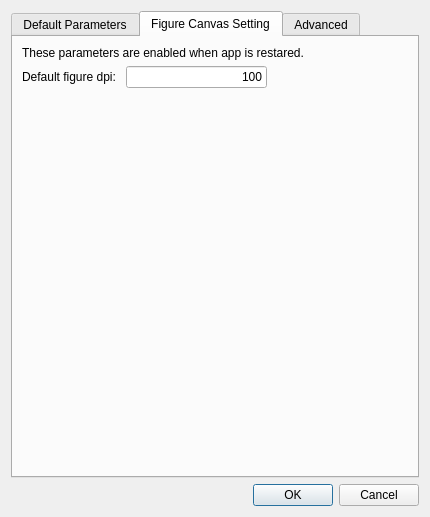
<?xml version="1.0" encoding="UTF-8"?>
<!--
FSECplotter2 - The interactive plotting application for FSEC.

Copyright 2015-2016, TaizoAyase, tikuta, biochem-fan

This file is part of FSECplotter2.

FSECplotter2 is free software: you can redistribute it and/or modify
it under the terms of the GNU General Public License as published by
the Free Software Foundation, either version 2 of the License, or
(at your option) any later version.

This program is distributed in the hope that it will be useful,
but WITHOUT ANY WARRANTY; without even the implied warranty of
MERCHANTABILITY or FITNESS FOR A PARTICULAR PURPOSE.  See the
GNU General Public License for more details.

You should have received a copy of the GNU General Public License
along with this program.  If not, see <http://www.gnu.org/licenses/>.
-->
<ui version="4.0">
 <class>PreferenceDialog</class>
 <widget class="QDialog" name="PreferenceDialog">
  <property name="geometry">
   <rect>
    <x>0</x>
    <y>0</y>
    <width>430</width>
    <height>517</height>
   </rect>
  </property>
  <property name="windowTitle">
   <string>Preferences</string>
  </property>
  <layout class="QVBoxLayout" name="verticalLayout_6">
   <item>
    <widget class="QTabWidget" name="tabWidget">
     <property name="currentIndex">
      <number>1</number>
     </property>
     <widget class="QWidget" name="default_tab">
      <attribute name="title">
       <string>Default Parameters</string>
      </attribute>
      <layout class="QVBoxLayout" name="verticalLayout_5">
       <item>
        <widget class="QGroupBox" name="detector_channel_group">
         <property name="title">
          <string>Detector / Channel parameters</string>
         </property>
         <layout class="QVBoxLayout" name="verticalLayout">
          <item>
           <layout class="QHBoxLayout" name="horizontalLayout">
            <item>
             <widget class="QLabel" name="label">
              <property name="text">
               <string>Default Detector:</string>
              </property>
              <property name="buddy">
               <cstring>detector_comboBox</cstring>
              </property>
             </widget>
            </item>
            <item>
             <widget class="QComboBox" name="detector_comboBox">
              <property name="currentText">
               <string notr="true">B</string>
              </property>
              <property name="currentIndex">
               <number>1</number>
              </property>
              <item>
               <property name="text">
                <string notr="true">A</string>
               </property>
              </item>
              <item>
               <property name="text">
                <string notr="true">B</string>
               </property>
              </item>
             </widget>
            </item>
           </layout>
          </item>
          <item>
           <layout class="QHBoxLayout" name="horizontalLayout_2">
            <item>
             <widget class="QLabel" name="label_2">
              <property name="text">
               <string>Default Channel:</string>
              </property>
              <property name="buddy">
               <cstring>channel_spinBox</cstring>
              </property>
             </widget>
            </item>
            <item>
             <widget class="QSpinBox" name="channel_spinBox">
              <property name="maximum">
               <number>10</number>
              </property>
              <property name="value">
               <number>1</number>
              </property>
             </widget>
            </item>
           </layout>
          </item>
         </layout>
        </widget>
       </item>
       <item>
        <widget class="QGroupBox" name="flowrate_group">
         <property name="title">
          <string>Flow rate</string>
         </property>
         <layout class="QVBoxLayout" name="verticalLayout_4">
          <item>
           <widget class="QLabel" name="label_6">
            <property name="text">
             <string>Default value when failed to get flow rate from logfile.</string>
            </property>
           </widget>
          </item>
          <item>
           <layout class="QHBoxLayout" name="horizontalLayout_5">
            <item>
             <widget class="QLabel" name="label_7">
              <property name="text">
               <string>Default flow rate:</string>
              </property>
              <property name="buddy">
               <cstring>flowrate_spinBox</cstring>
              </property>
             </widget>
            </item>
            <item>
             <widget class="QDoubleSpinBox" name="flowrate_spinBox">
              <property name="decimals">
               <number>2</number>
              </property>
              <property name="maximum">
               <double>25.000000000000000</double>
              </property>
              <property name="value">
               <double>10.000000000000000</double>
              </property>
             </widget>
            </item>
            <item>
             <widget class="QLabel" name="label_8">
              <property name="text">
               <string>mL/min</string>
              </property>
             </widget>
            </item>
           </layout>
          </item>
         </layout>
        </widget>
       </item>
       <item>
        <widget class="QGroupBox" name="plot_params">
         <property name="title">
          <string>Plot params</string>
         </property>
         <layout class="QVBoxLayout" name="verticalLayout_7">
          <item>
           <layout class="QHBoxLayout" name="horizontalLayout_6">
            <item>
             <widget class="QLabel" name="label_9">
              <property name="text">
               <string>Default line width:</string>
              </property>
              <property name="buddy">
               <cstring>linewidth_spinBox</cstring>
              </property>
             </widget>
            </item>
            <item>
             <widget class="QDoubleSpinBox" name="linewidth_spinBox">
              <property name="decimals">
               <number>1</number>
              </property>
              <property name="singleStep">
               <double>0.500000000000000</double>
              </property>
              <property name="value">
               <double>1.000000000000000</double>
              </property>
             </widget>
            </item>
            <item>
             <widget class="QLabel" name="label_10">
              <property name="text">
               <string>pt</string>
              </property>
             </widget>
            </item>
           </layout>
          </item>
         </layout>
        </widget>
       </item>
       <item>
        <spacer name="verticalSpacer">
         <property name="orientation">
          <enum>Qt::Vertical</enum>
         </property>
         <property name="sizeHint" stdset="0">
          <size>
           <width>20</width>
           <height>157</height>
          </size>
         </property>
        </spacer>
       </item>
      </layout>
     </widget>
     <widget class="QWidget" name="figurecanvas_tab">
      <attribute name="title">
       <string>Figure Canvas Setting</string>
      </attribute>
      <layout class="QVBoxLayout" name="verticalLayout_9">
       <item>
        <layout class="QVBoxLayout" name="verticalLayout_8">
         <item>
          <widget class="QLabel" name="label_12">
           <property name="text">
            <string>These parameters are enabled when app is restared.</string>
           </property>
          </widget>
         </item>
         <item>
          <layout class="QHBoxLayout" name="horizontalLayout_7">
           <item>
            <widget class="QLabel" name="label_11">
             <property name="text">
              <string>Default figure dpi: </string>
             </property>
            </widget>
           </item>
           <item>
            <widget class="QLineEdit" name="figure_dpi_lineEdit">
             <property name="text">
              <string>100</string>
             </property>
             <property name="alignment">
              <set>Qt::AlignRight|Qt::AlignTrailing|Qt::AlignVCenter</set>
             </property>
            </widget>
           </item>
           <item>
            <spacer name="horizontalSpacer_3">
             <property name="orientation">
              <enum>Qt::Horizontal</enum>
             </property>
             <property name="sizeHint" stdset="0">
              <size>
               <width>60</width>
               <height>20</height>
              </size>
             </property>
            </spacer>
           </item>
          </layout>
         </item>
         <item>
          <spacer name="verticalSpacer_3">
           <property name="orientation">
            <enum>Qt::Vertical</enum>
           </property>
           <property name="sizeHint" stdset="0">
            <size>
             <width>20</width>
             <height>40</height>
            </size>
           </property>
          </spacer>
         </item>
        </layout>
       </item>
      </layout>
     </widget>
     <widget class="QWidget" name="advanced_tab">
      <property name="enabled">
       <bool>true</bool>
      </property>
      <attribute name="title">
       <string>Advanced</string>
      </attribute>
      <layout class="QVBoxLayout" name="verticalLayout_3">
       <item>
        <widget class="QGroupBox" name="ts_group">
         <property name="title">
          <string>FSEC-TS parameter</string>
         </property>
         <layout class="QVBoxLayout" name="verticalLayout_2">
          <item>
           <widget class="QLabel" name="label_5">
            <property name="text">
             <string>Initial value for curve sigmoid fitting of FSEC-TS tool. </string>
            </property>
           </widget>
          </item>
          <item>
           <layout class="QHBoxLayout" name="horizontalLayout_3">
            <item>
             <widget class="QLabel" name="label_3">
              <property name="text">
               <string>Gain:</string>
              </property>
              <property name="buddy">
               <cstring>ts_gain_lineEdit</cstring>
              </property>
             </widget>
            </item>
            <item>
             <widget class="QLineEdit" name="ts_gain_lineEdit">
              <property name="text">
               <string>1.0</string>
              </property>
              <property name="alignment">
               <set>Qt::AlignRight|Qt::AlignTrailing|Qt::AlignVCenter</set>
              </property>
              <property name="clearButtonEnabled">
               <bool>false</bool>
              </property>
             </widget>
            </item>
            <item>
             <spacer name="horizontalSpacer">
              <property name="orientation">
               <enum>Qt::Horizontal</enum>
              </property>
              <property name="sizeHint" stdset="0">
               <size>
                <width>40</width>
                <height>20</height>
               </size>
              </property>
             </spacer>
            </item>
           </layout>
          </item>
          <item>
           <layout class="QHBoxLayout" name="horizontalLayout_4">
            <item>
             <widget class="QLabel" name="label_4">
              <property name="text">
               <string>Tm:  </string>
              </property>
              <property name="buddy">
               <cstring>ts_tm_lineEdit</cstring>
              </property>
             </widget>
            </item>
            <item>
             <widget class="QLineEdit" name="ts_tm_lineEdit">
              <property name="text">
               <string>50</string>
              </property>
              <property name="alignment">
               <set>Qt::AlignRight|Qt::AlignTrailing|Qt::AlignVCenter</set>
              </property>
             </widget>
            </item>
            <item>
             <spacer name="horizontalSpacer_2">
              <property name="orientation">
               <enum>Qt::Horizontal</enum>
              </property>
              <property name="sizeHint" stdset="0">
               <size>
                <width>40</width>
                <height>20</height>
               </size>
              </property>
             </spacer>
            </item>
           </layout>
          </item>
         </layout>
        </widget>
       </item>
       <item>
        <spacer name="verticalSpacer_2">
         <property name="orientation">
          <enum>Qt::Vertical</enum>
         </property>
         <property name="sizeHint" stdset="0">
          <size>
           <width>20</width>
           <height>238</height>
          </size>
         </property>
        </spacer>
       </item>
      </layout>
     </widget>
    </widget>
   </item>
   <item>
    <widget class="QDialogButtonBox" name="buttonBox">
     <property name="standardButtons">
      <set>QDialogButtonBox::Cancel|QDialogButtonBox::Ok</set>
     </property>
    </widget>
   </item>
  </layout>
 </widget>
 <resources/>
 <connections/>
</ui>
